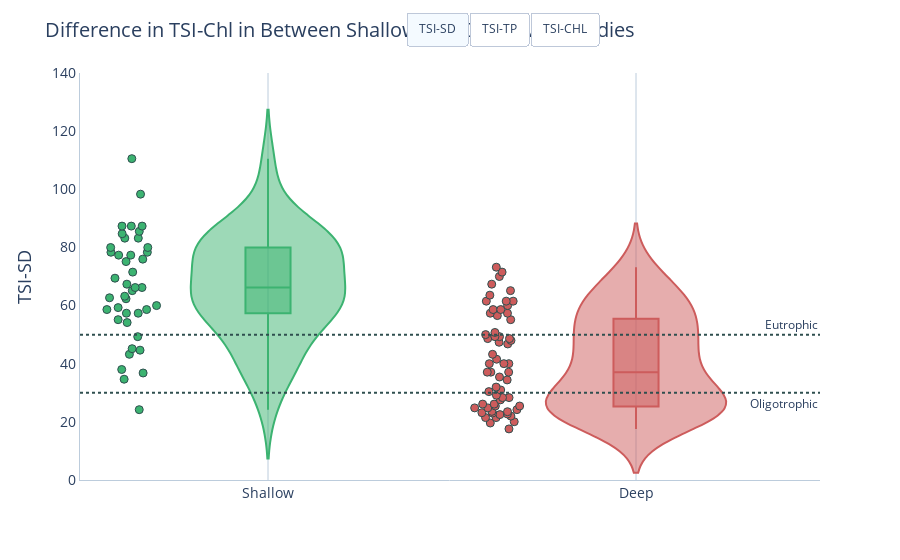

Source (notebook cell):
### Code cell
fig5 = px.violin(data_frame=data, x='DEPTH', y='TSI-SD', color='DEPTH', box=True, color_discrete_sequence=colors_depth, points='all', hover_name=data.index)
fig_title = 'Difference in TSI-Chl in Between Shallow and Deep Waterbodies'
yaxis_title='TSI-SD'

apply_custom_layout(fig5, fig_title, yaxis_title, show_xspikes=False, show_legend=False)
fig5.update_traces(marker={
    'size': 8,
    'line_width': 1,
    'line_color':'DarkSlateGrey'
    })

buttons = [dict(label=tsi,
                     method='update',
                     args=[{'y': [df_dict['Shallow'][tsi], df_dict['Deep'][tsi]]}, {'yaxis.title': tsi}]) for tsi in tsi_list]

fig5.update_layout(
    yaxis_range=[0, 140],
    updatemenus=[
        dict(
            type="buttons",
            direction="right",
            showactive=True,
            active=0,
            x=0.7,
            y=1.15,
            buttons=buttons,
        )
    ])

fig5.add_hline(y=50, line_dash="dot", line_color='DarkSlateGrey',
              annotation_text="Eutrophic", 
              annotation_position="top right")
fig5.add_hline(y=30, line_dash="dot", line_color='DarkSlateGrey',
              annotation_text="Oligotrophic", 
              annotation_position="bottom right")

fig5.show()

### Figure 1 — Plotly figure (JSON) as saved in the notebook; plotly's stock layout.template omitted (floating-point values rounded to 4 significant figures)
{"data": [{"alignmentgroup": "True", "box": {"visible": true}, "hovertemplate": "<b>%{hovertext}</b><br><br>DEPTH=%{x}<br>TSI-SD=%{y}<extra></extra>", "hovertext": ["Rodeo", "Comedero", "Anzulón", "Portezuelo", "Saladillo", "El Nihuil", "Melincué", "El Carpincho", "De Gómez", "Navarro", "Las mulitas", "De Lobos", "Indio Muerto", "De Monte", "La Chilca", "Chascomús", "La Limpia", "La Tablilla", "Blanca Grande", "Alsina", "Cochicó", "Salada Grande", "Los Horcones", "Dulce", "Del Venado", "Epecuén", "La Brava", "De los Padres", "De Pigüé", "De Saavedra", "La Dulce", "Urre Lauquen", "Sauce Grande", "Esquel", "Brechman", "Terraplén", "Quichaura", "Cronometro", "Los Niños", "Pico 3", "Blanco", "Colhue Huapi"], "legendgroup": "Shallow", "marker": {"color": "mediumseagreen", "line": {"color": "DarkSlateGrey", "width": 1}, "size": 8}, "name": "Shallow", "offsetgroup": "Shallow", "orientation": "v", "points": "all", "scalegroup": "True", "showlegend": true, "type": "violin", "x": ["Shallow", "Shallow", "Shallow", "Shallow", "Shallow", "Shallow", "Shallow", "Shallow", "Shallow", "Shallow", "Shallow", "Shallow", "Shallow", "Shallow", "Shallow", "Shallow", "Shallow", "Shallow", "Shallow", "Shallow", "Shallow", "Shallow", "Shallow", "Shallow", "Shallow", "Shallow", "Shallow", "Shallow", "Shallow", "Shallow", "Shallow", "Shallow", "Shallow", "Shallow", "Shallow", "Shallow", "Shallow", "Shallow", "Shallow", "Shallow", "Shallow", "Shallow"], "x0": " ", "xaxis": "x", "y": [62.34, 57.37, 78.34, 63.22, 77.35, 34.67, 87.34, 67.36, 84.71, 85.53, 66.21, 79.98, 60, 65.14, 59.3, 87.34, 87.34, 49.31, 83.19, 77.35, 71.51, 38.01, 66.21, 79.98, 78.34, 83.19, 55.15, 44.66, 75.98, 69.42, 58.63, 62.69, 75.13, 45.16, 54.16, 58.63, 36.81, 57.37, 24.19, 43.24, 110.5, 98.32], "y0": " ", "yaxis": "y"}, {"alignmentgroup": "True", "box": {"visible": true}, "hovertemplate": "<b>%{hovertext}</b><br><br>DEPTH=%{x}<br>TSI-SD=%{y}<extra></extra>", "hovertext": ["La Ciénaga", "Las Maderas", "Campo Alegre", "Cabra Corral", "El Cadillal", "Río Hondo", "Sumampa", "las Pirquitas", "Los Sauces", "Cruz del Eje", "Mar Chiquita", "San Roque", "Ullum", "La Viña", "Los Molinos", "Río Tercero", "San Felipe", "La Florida", "El Carrizal", "El Diamante", "Agua del Toro", "Los Reyunos", "Valle Grande", "Del Monte", "Agrio", "Pellegrini", "Marri Menuco", "Los Barreales", "Blanca ", "Aluminé", "Ramos Mexía", "Norquinco", "Quillén", "Huechulafquen", "Lacar", "Nahuel Huapi", "Gutierrez", "Ne Luan", "Mascardi", "Guillermo", "Steffen", "Las Chultas", "Epuyen", "Puelo", "Cholila", "Lezama", "Los Mosquitos", "Rivadavia", "Verde", "Wilimanco", "Zeta", "Largo", "Amutui Quimen", "Futalaufquen", "Rosario", "Pico 4", "Pico 1", "La Plata", "Fontana", "Muster", "Ameghino"], "legendgroup": "Deep", "marker": {"color": "indianred", "line": {"color": "DarkSlateGrey", "width": 1}, "size": 8}, "name": "Deep", "offsetgroup": "Deep", "orientation": "v", "points": "all", "scalegroup": "True", "showlegend": true, "type": "violin", "x": ["Deep", "Deep", "Deep", "Deep", "Deep", "Deep", "Deep", "Deep", "Deep", "Deep", "Deep", "Deep", "Deep", "Deep", "Deep", "Deep", "Deep", "Deep", "Deep", "Deep", "Deep", "Deep", "Deep", "Deep", "Deep", "Deep", "Deep", "Deep", "Deep", "Deep", "Deep", "Deep", "Deep", "Deep", "Deep", "Deep", "Deep", "Deep", "Deep", "Deep", "Deep", "Deep", "Deep", "Deep", "Deep", "Deep", "Deep", "Deep", "Deep", "Deep", "Deep", "Deep", "Deep", "Deep", "Deep", "Deep", "Deep", "Deep", "Deep", "Deep", "Deep"], "x0": " ", "xaxis": "x", "y": [60, 55.15, 57.37, 49.31, 71.51, 73.2, 61.52, 63.58, 65.14, 58.63, 58.63, 47.38, 56.56, 48.64, 48.0, 46.8, 61.52, 43.24, 50.75, 37.1, 37.1, 40.02, 37.1, 69.99, 28.34, 50.01, 29.16, 49.31, 35.43, 22.71, 40.02, 30.4, 19.6, 30.97, 21.47, 23.6, 26.12, 67.36, 27.56, 25.45, 23.04, 28.34, 17.57, 31.96, 24.81, 20.05, 61.52, 24.81, 25.45, 40.02, 41.54, 22.5, 26.12, 21.97, 34.42, 24.19, 23.15, 23.49, 21.47, 57.37, 48.64], "y0": " ", "yaxis": "y"}], "layout": {"annotations": [{"showarrow": false, "text": "Eutrophic", "x": 1, "xanchor": "right", "xref": "x domain", "y": 50, "yanchor": "bottom", "yref": "y"}, {"showarrow": false, "text": "Oligotrophic", "x": 1, "xanchor": "right", "xref": "x domain", "y": 30, "yanchor": "top", "yref": "y"}], "autosize": true, "font": {"family": "Open Sans"}, "hoverdistance": 1, "hovermode": "x", "legend": {"font": {"size": 16}, "orientation": "h", "title": {"text": "Legend"}, "tracegroupgap": 0, "x": 1, "xanchor": "right", "y": 1.02, "yanchor": "bottom"}, "margin": {"t": 60}, "plot_bgcolor": "#FFFFFF", "shapes": [{"line": {"color": "DarkSlateGrey", "dash": "dot"}, "type": "line", "x0": 0, "x1": 1, "xref": "x domain", "y0": 50, "y1": 50, "yref": "y"}, {"line": {"color": "DarkSlateGrey", "dash": "dot"}, "type": "line", "x0": 0, "x1": 1, "xref": "x domain", "y0": 30, "y1": 30, "yref": "y"}], "showlegend": false, "spikedistance": 1000, "title": {"font": {"size": 20}, "text": "Difference in TSI-Chl in Between Shallow and Deep Waterbodies"}, "updatemenus": [{"active": 0, "buttons": [{"args": [{"y": [[62.34, 57.37, 78.34, 63.22, 77.35, 34.67, 87.34, 67.36, 84.71, 85.53, 66.21, 79.98, 60, 65.14, 59.3, 87.34, 87.34, 49.31, 83.19, 77.35, 71.51, 38.01, 66.21, 79.98, 78.34, 83.19, 55.15, 44.66, 75.98, 69.42, 58.63, 62.69, 75.13, 45.16, 54.16, 58.63, 36.81, 57.37, 24.19, 43.24, 110.5, 98.32], [60, 55.15, 57.37, 49.31, 71.51, 73.2, 61.52, 63.58, 65.14, 58.63, 58.63, 47.38, 56.56, 48.64, 48.0, 46.8, 61.52, 43.24, 50.75, 37.1, 37.1, 40.02, 37.1, 69.99, 28.34, 50.01, 29.16, 49.31, 35.43, 22.71, 40.02, 30.4, 19.6, 30.97, 21.47, 23.6, 26.12, 67.36, 27.56, 25.45, 23.04, 28.34, 17.57, 31.96, 24.81, 20.05, 61.52, 24.81, 25.45, 40.02, 41.54, 22.5, 26.12, 21.97, 34.42, 24.19, 23.15, 23.49, 21.47, 57.37, 48.64]]}, {"yaxis.title": "TSI-SD"}], "label": "TSI-SD", "method": "update"}, {"args": [{"y": [[43.2, 45.83, 93.09, 67.16, 87.33, 45.83, 133.6, 107.4, 107.0, 88.62, 70.84, 85.66, 73.06, 83.48, 67.52, 82.57, 105.6, 49.36, 83.77, 81.05, 79.11, 61.4, 84.56, 90.47, 92.44, 110.6, 79.66, 73.66, 74.0, 65.82, 50.57, 56.6, 83.54, 66.21, 58.39, 53.2, 56.6, 86.11, 29.99, 54.57, 110.1, 96.58], [50.57, 49.36, 62.7, 44.13, 62.95, 87.42, 61.67, 58.72, 68.38, 48.72, 68.38, 52.2, 45.0, 50.57, 51.13, 49.98, 57.7, 43.2, 41.14, 38.73, 27.36, 35.83, 35.83, 77.06, 83.06, 49.98, 24.14, 35.83, 70.84, 19.99, 35.83, 27.36, 19.99, 42.21, 24.14, 24.14, 14.15, 65.0, 19.99, 24.14, 19.99, 35.83, 4.15, 19.99, 35.83, 24.14, 53.2, 19.99, 24.14, 50.57, 69.35, 32.21, 19.99, 14.15, 47.35, 35.83, 35.83, 29.99, 29.99, 53.2, 58.39]]}, {"yaxis.title": "TSI-TP"}], "label": "TSI-TP", "method": "update"}, {"args": [{"y": [[57.42, 61.14, 44.2, 62.22, 83.43, 33.17, 47.67, 73.88, 89.51, 76.95, 61.82, 80.76, 55.46, 66.93, 56.13, 70.31, 51.71, 37.4, 71.91, 77.63, 75.6, 35.21, 57.61, 77.16, 79.97, 69.98, 50.88, 42.31, 68.31, 61.69, 55.61, 50.5, 66.26, 44.44, 54.98, 60.04, 31.53, 52.79, 23.19, 40.7, 73.31, 58.39], [50.23, 55.99, 61.65, 49.83, 43.7, 53.57, 62.02, 57.42, 66.13, 47.5, 66.41, 52.15, 29.89, 49.26, 56.56, 59.22, 69.13, 43.7, 45.99, 26.67, 31.62, 34.25, 32.06, 74.63, 25.75, 56.56, 26.52, 35.98, 34.11, 19.11, 38.15, 22.32, 18.46, 27.65, 20.85, 21.85, 21.36, 61.69, 15.75, 24.74, 15.29, 26.96, 12.62, 16.18, 19.72, 27.65, 69.75, 20.3, 26.82, 49.97, 49.11, 23.6, 26.82, 23.8, 35.75, 36.42, 29.78, 17.39, 18.11, 49.83, 38.2]]}, {"yaxis.title": "TSI-CHL"}], "label": "TSI-CHL", "method": "update"}], "direction": "right", "showactive": true, "type": "buttons", "x": 0.7, "y": 1.15}], "violinmode": "overlay", "xaxis": {"anchor": "y", "categoryarray": ["Shallow", "Deep"], "categoryorder": "array", "domain": [0, 1], "gridcolor": "#BCCCDC", "linecolor": "#BCCCDC", "minor": {"dtick": "M3", "showgrid": true, "ticks": "inside"}, "showgrid": true, "showspikes": false, "spikecolor": "#999999", "spikedash": "dot", "spikemode": "across", "spikethickness": 2, "tickfont": {"size": 14}, "title": {"font": {"size": 18}}}, "yaxis": {"anchor": "x", "domain": [0, 1], "gridcolor": "#BCCCDC", "linecolor": "#BCCCDC", "range": [0, 140], "showgrid": false, "tickfont": {"size": 14}, "title": {"font": {"size": 18}, "text": "TSI-SD"}}}}
